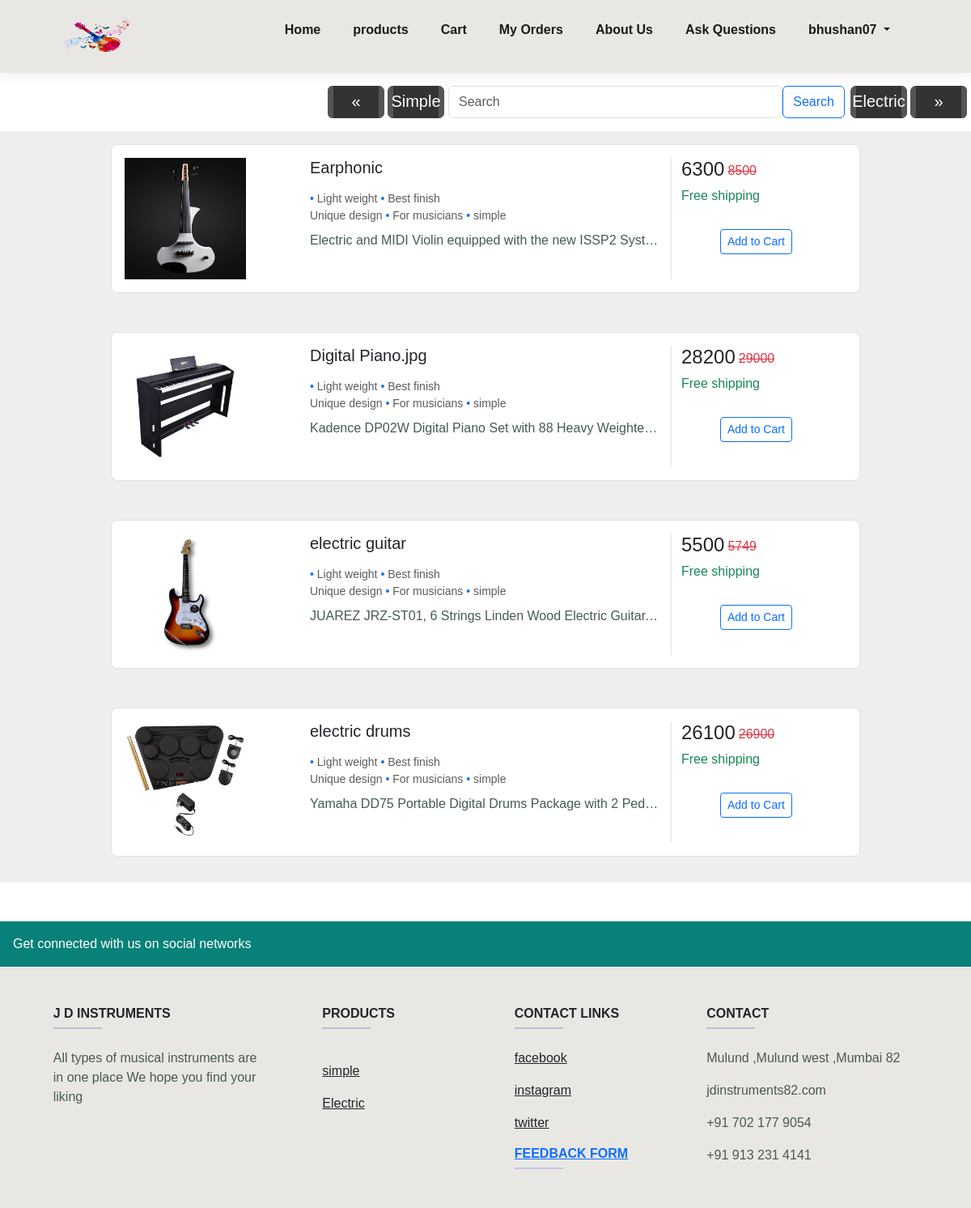
Screenshot of /pro-Electric.php (signed in) with the database file from the repository.
### tables this page shows
CREATE TABLE `product` (
  `product_id` int(11) NOT NULL,
  `productname` varchar(255) NOT NULL,
  `category` varchar(100) NOT NULL,
  `discription` varchar(200) DEFAULT NULL,
  `price` int(11) NOT NULL,
  `discount` int(11) DEFAULT NULL,
  `quantiti` int(100) NOT NULL,
  `product_image` varchar(255) DEFAULT NULL
);

### pro-Electric.php (the view, shortened to what this page needs)
<html>
<?php
require_once 'connection.php';
?>
<?php include('nav.php') ?>
<div class="demo mt-3 ">
  <nav class="pagination-outer " aria-label="Page navigation">
    <ul class="pagination">
      <li class="page-item">
        <a href="products.php" class="page-link" aria-label="Previous">
          <span aria-hidden="true">«</span>
        </a>
      </li>
      <li class="page-item"><a class="page-link" href="products.php">Simple</a></li>
        <form class="d-flex" style="width:500px" action="<?php $_SERVER['PHP_SELF'] ?>" method="post">
          <input class="form-control " name="search" type="text" placeholder="Search">
          <button class="btn btn-outline-primary" name="bsearch" type="button-sm">Search </button>
        </form>
      <li class="page-item ms-2"><a class="page-link" href="pro-Electric.php">Electric</a></li>
      <li class="page-item">
        <a href="pro-Electric.php" class="page-link" aria-label="Next">
          <span aria-hidden="true">»</span>
        </a>
      </li>
    </ul>
  </nav>
</div>
<?php
if (isset($_POST['search'])){
  $serch=$_POST['search'];
  $sql = "SELECT * FROM product where productname='$serch'";
  $all_product = mysqli_query($con, $sql);
}else{
$sql = "SELECT * FROM product";
$all_product = mysqli_query($con, $sql);
}
  while ($row = mysqli_fetch_assoc($all_product)) {
    if ("Electric" == $row ["category"])
    {
    ?>
  <section style="background-color: #eee;">
  <div class="container py-3">
    <div class="row justify-content-center mb-3">
      <div class="col-md-12 col-xl-10">
        <div class="card shadow-0 border rounded-3">
          <div class="card-body">
            <div class="row">
              <div class="col-md-12 col-lg-3 col-xl-3 mb-4 mb-lg-0">
                <div class="bg-image hover-zoom ripple rounded ripple-surface">
                <img src="<?php echo $row['product_image']; ?>" alt=" " width="150px" height="150px">
                </div>
              </div>
              <div class="col-md-6 col-lg-6 col-xl-6">
                <h5><?php echo $row['productname'];?></h5>
                <div class="d-flex flex-row">
                </div>
                <div class="mt-1 mb-0 text-muted small">
                  <span class="text-primary"> • </span>
                  <span>Light weight</span>
                  <span class="text-primary"> • </span>
                  <span>Best finish<br /></span>
                </div>
                <div class="mb-2 text-muted small">
                  <span>Unique design</span>
                  <span class="text-primary"> • </span>
                  <span>For musicians</span>
                  <span class="text-primary"> • </span>
                  <span>simple<br /></span>
                </div>
                <p class="text-truncate mb-4 mb-md-0">
                  <?php echo $row['discription'];?>
                </p>
              </div>
              <div class="col-md-6 col-lg-3 col-xl-3 border-sm-start-none border-start">
                <div class="d-flex flex-row align-items-center mb-1">
                  <h4 class="mb-1 me-1"><?php echo $row['discount']; ?></h4>
                  <span class="text-danger"><s><?php echo $row["price"]; ?></s></span>
                </div>
                <h6 class="text-success">Free shipping</h6>
                <div class="d-flex flex-column mt-4 ms-5">
                <a href="pro-Electric.php?crt=<?php echo $row['product_id'];?>">
                  <button class="btn btn-outline-primary btn-sm mt-2" type="button">
                   Add to Cart
                  </button>
                  </a>
                </div>
              </div>
            </div>
          </div>
        </div>
      </div>
    </div>
</section>
<?php
    }
}
?>
    <?php include('footer.php');?>
  </body>
</html>

### nav.css (style rules this page uses)
* { margin: 0; padding: 0; box-sizing: border-box; font-family:'Markazi',sans-serif; }
h4 { font-size: 20px; color:#222; }
h6 { font-weight: 700; font-size: 12px; }
p { font-size: 16px; margin: 15px 0 20px 0; color:#465b52; }
body { width: 100%; }

### pro-Electric.php (style rules this page uses)
.pagination-outer { text-align: center;margin-left: 400px; }
.pagination { font-family: 'Ubuntu', sans-serif; display: inline-flex; position: relative; }
.pagination li a.page-link { color: #fff; background-color: #333; font-size: 20px; font-weight: 500; line-height: 39px; height: 40px; width: 70px; padding: 0; margin: 0 5px; border: none; border-radius: 7px; overflow: hidden; position: relative; z-index: 1; transition: all 0.3s ease 0s; }
.pagination li a.page-link:before, .pagination li a.page-link:after { content: ''; background: #555; height: 100%; width: 7px; border-radius: 10px 0 0 10px; opacity: 1; position: absolute; left: 0; top: 0; z-index: -1; transition: all 0.4s ease 0s; }
.pagination li a.page-link:after { border-radius: 0 10px 10px 0; left: auto; right: 0; top: auto; bottom: 0; }

### rows the page displays
product: product_image (picture), productname "Earphonic", discription "Electric and MIDI Violin equipped with the new ISSP2 Syst…", discount "6300", price "8500"
product: product_image (picture), productname "Digital Piano.jpg", discription "Kadence DP02W Digital Piano Set with 88 Heavy Weighte…", discount "28200", price "29000"
product: product_image (picture), productname "electric guitar", discription "JUAREZ JRZ-ST01, 6 Strings Linden Wood Electric Guitar…", discount "5500", price "5749"
product: product_image (picture), productname "electric drums", discription "Yamaha DD75 Portable Digital Drums Package with 2 Ped…", discount "26100", price "26900"

### other values shown
$_SESSION['uname'] "bhushan07"
